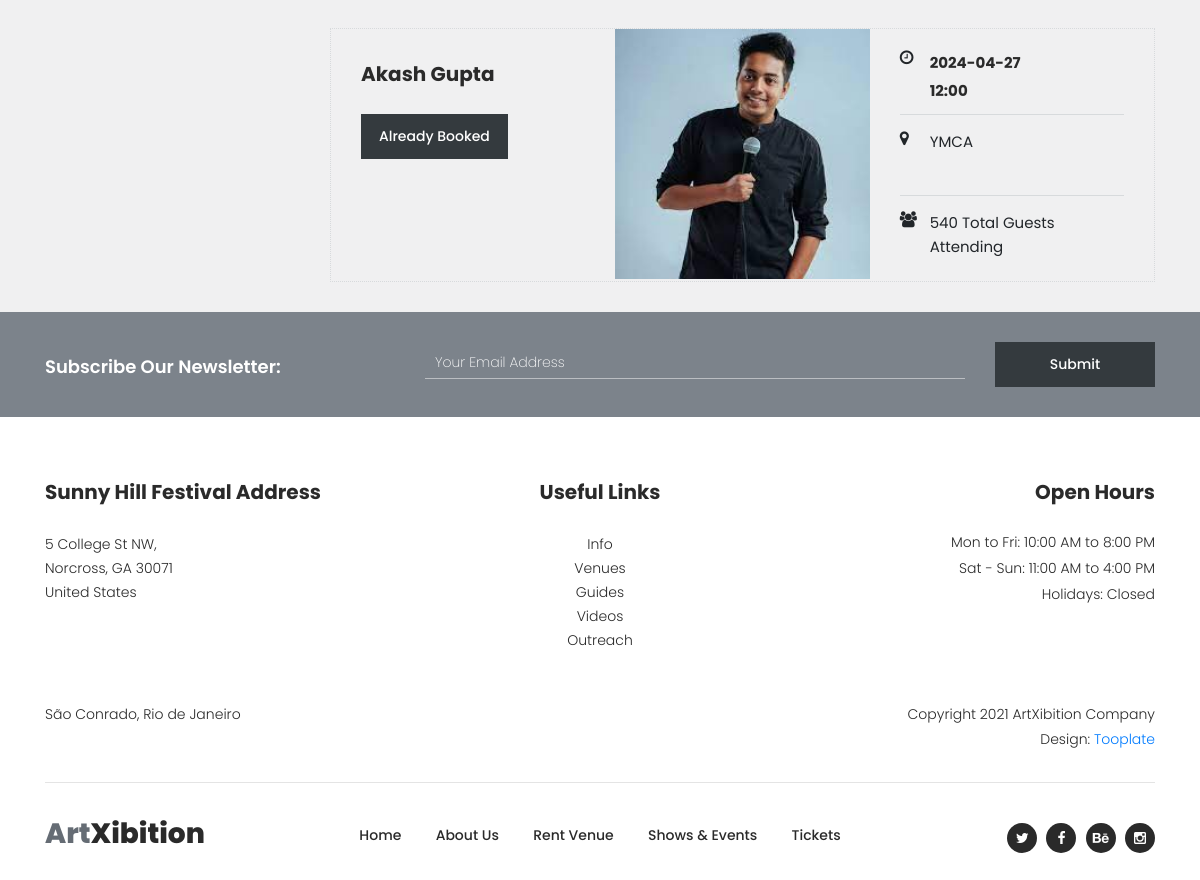
Page /myevents/ (signed in, lower part) on the earlier database version.
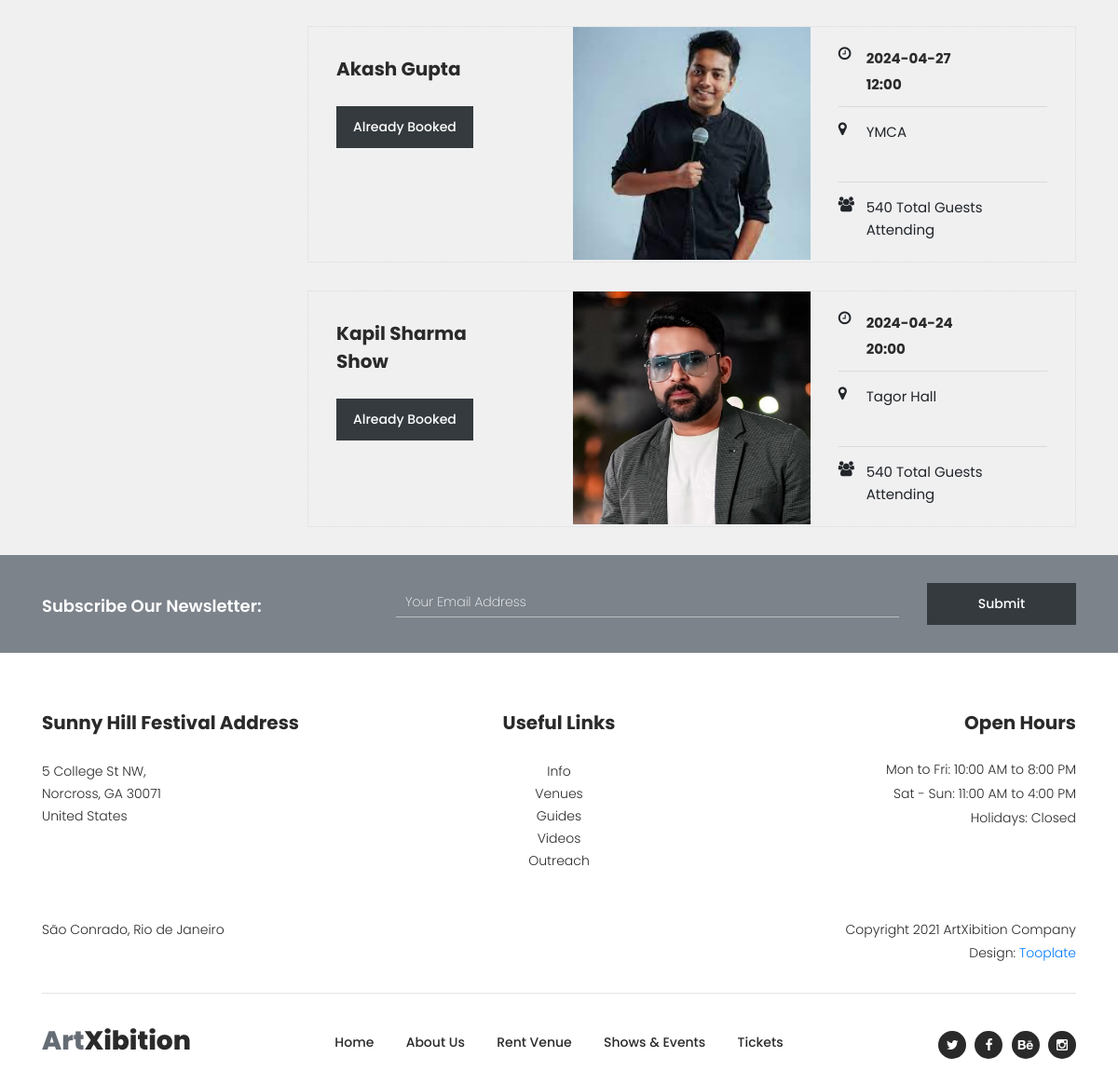
Same page on the later database version.
### myapp/models.py (models this page shows, shortened)
class BookEvent(models.Model):
	user=models.ForeignKey(User,on_delete=models.CASCADE)
	event=models.ForeignKey(Event,on_delete=models.CASCADE)
	event_price=models.PositiveIntegerField()
	ticket_qty=models.PositiveIntegerField()
	total_price=models.PositiveIntegerField(default=0)
	payment_status=models.BooleanField(default=False)

class Event(models.Model):
	manager=models.ForeignKey(User,on_delete=models.CASCADE)
	event_name=models.CharField(max_length=100)
	event_date=models.CharField(max_length=100)
	event_time=models.CharField(max_length=100)
	event_venue=models.TextField()
	event_picture=models.ImageField(upload_to="event_picture/")
	event_price=models.PositiveIntegerField()

### myapp/views.py (the view)
# urls.py: path('myevents/',views.myevents,name='myevents'),
def myevents(request):
	user=User.objects.get(email=request.session['email'])
	events=BookEvent.objects.filter(user=user)
	return render(request,'myevents.html',{'events':events})

### myapp/templates/myevents.html (shortened to what the changed rows need)
{% extends 'header.html' %}
{% load static %}
{% block content %}
<!DOCTYPE html>
<html lang="en">
<head>
</head>
<body>
    <div class="shows-events-tabs">
        <div class="container">
            <div class="row">
                <div class="col-lg-12">
                    <div class="row" id="tabs">
                      <div class="col-lg-12">
                        <section class='tabs-content'>
                            <article id='tabs-1'>
                                <div class="row">
                                    <div class="col-lg-9">
                                        <div class="row">
                                            {% for i in events %}
                                            <div class="col-lg-12">
                                                <div class="event-item">
                                                    <div class="row">
                                                        <div class="col-lg-4">
                                                            <div class="left-content">
                                                                <h4>{{i.event.event_name}}</h4>
                                                                <div class="main-dark-button">
                                                                    {% if i.payment_status == False %}
                                                                    <a href="{% url 'payment' pk=i.pk %}">Review For Booking</a>
                                                                {% else %}
                                                                    <a href="" disabled>Already Booked</a>
                                                                {% endif %}
                                                                </div>
                                                            </div>
                                                        </div>
                                                        <div class="col-lg-4">
                                                            <div class="thumb">
                                                                <img src="{{i.event.event_picture.url}}" alt="" style="height: 250px;width: 300px;">
                                                            </div>
                                                        </div>
                                                        <div class="col-lg-4">
                                                            <div class="right-content">
                                                                <ul>
                                                                    <li>
                                                                        <i class="fa fa-clock-o"></i>
                                                                        <h6>{{i.event.event_date}}<br>{{i.event.event_time}}</h6>
                                                                    </li>
                                                                    <li>
                                                                        <i class="fa fa-map-marker"></i>
                                                                        <span>{{i.event.event_venue}}</span>
                                                                    </li>
                                                                    <li>
                                                                        <i class="fa fa-users"></i>
                                                                        <span>540 Total Guests Attending</span>
                                                                    </li>
                                                                </ul>
                                                            </div>
                                                        </div>
                                                    </div>
                                                </div>
                                            </div>
                                            {% endfor %}
                                        </div>
                                    </div>
                                </div>
                            </article>
                        </section>
                    </div>
                </div>
            </div>
        </div>
    </div>
</div>
</body>
</html>
{% endblock %}

Differences in the rows shown:
added BookEvent: event.event_name "Kapil Sharma Show", payment_status "Already Booked", event.event_picture (picture), event.event_date "2024-04-24", event.event_time "20:00", event.event_venue "Tagor Hall"
